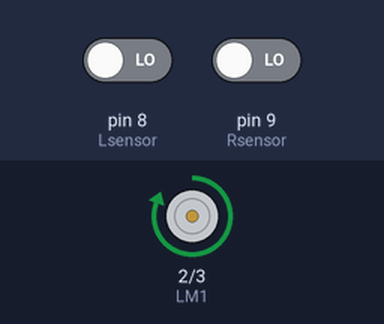
Bench run of a sketch on a simulated Arduino Uno, built with avr-gcc and run on an emulated ATmega328P. Shown: motor-driver pin pairs drawn as motors (green arrow = first pin HIGH = forward, orange = second pin HIGH = backward, longer = more drive). The test bench sets the inputs (shaded band); at power-on: pin 9 (Rsensor) LOW, pin 8 (Lsensor) LOW.

Above: at 1.2 s.
1.3 s: pin 9 (Rsensor) driven HIGH
At 2.5 s:
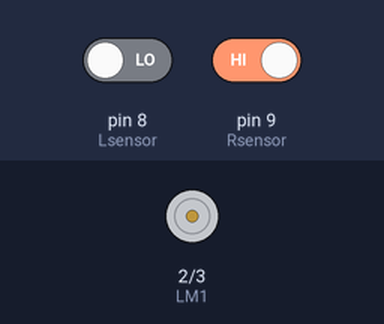
2.8 s: pin 9 (Rsensor) driven LOW
At 3.9 s:
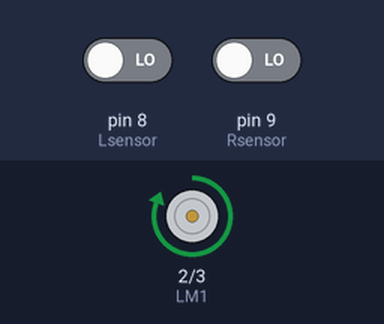
Timing chart, 0 to 5.8 s (numbered marks = the images above; inputs shaded):
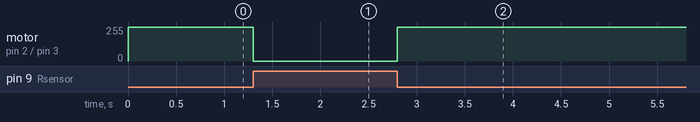

The sketch:

object_avoider.ino
```cpp
int Lsensor=8;
int Rsensor=9;
int RM1=0;
int RM2=1;
int LM1=2;
int LM2=3;
void setup() {
  Serial.begin(9600);
  pinMode(Rsensor, INPUT);
  pinMode(Lsensor,INPUT);
  pinMode(RM1, OUTPUT);
  pinMode(RM2, OUTPUT);
  pinMode(LM1, OUTPUT);
  pinMode(LM2, OUTPUT);
}
void loop() {
  if ( digitalRead(Lsensor)== HIGH)
{
  digitalWrite(RM1, LOW);
digitalWrite(RM2, LOW);
digitalWrite(LM1, HIGH);
digitalWrite(LM2, LOW);
}
else if( digitalRead(Rsensor)==HIGH)
{
  digitalWrite(RM1, HIGH);
digitalWrite(RM2, LOW);
digitalWrite(LM1, LOW);
digitalWrite(LM2, LOW);
}
else {
  digitalWrite(0, HIGH);
digitalWrite(1, LOW);
digitalWrite(2, HIGH);
digitalWrite(3  , LOW);
}
}
```

Measured:
- after the input at 1.3 s, motor on pin 2 (LM1) / pin 3 (LM2): forward 255/255 → stopped at once
- after the input at 2.8 s, motor on pin 2 (LM1) / pin 3 (LM2): stopped → forward 255/255 at once
